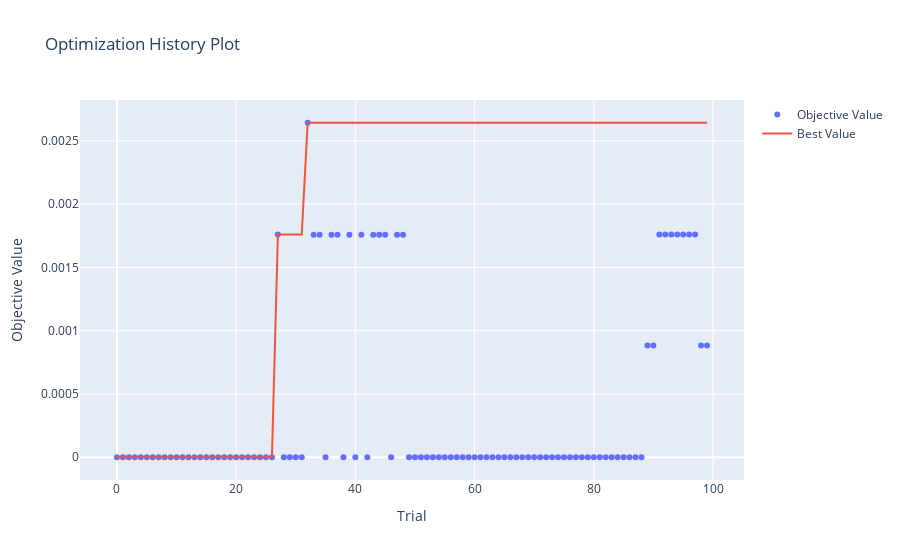

The cell this chart's notebook holds for it:
### Markdown cell above
### 2.3 Optuna Visualizations
Visualizing hyper-parameter tuning results obtained by running Optuna.

### Code cell
optuna.visualization.plot_optimization_history(study)
